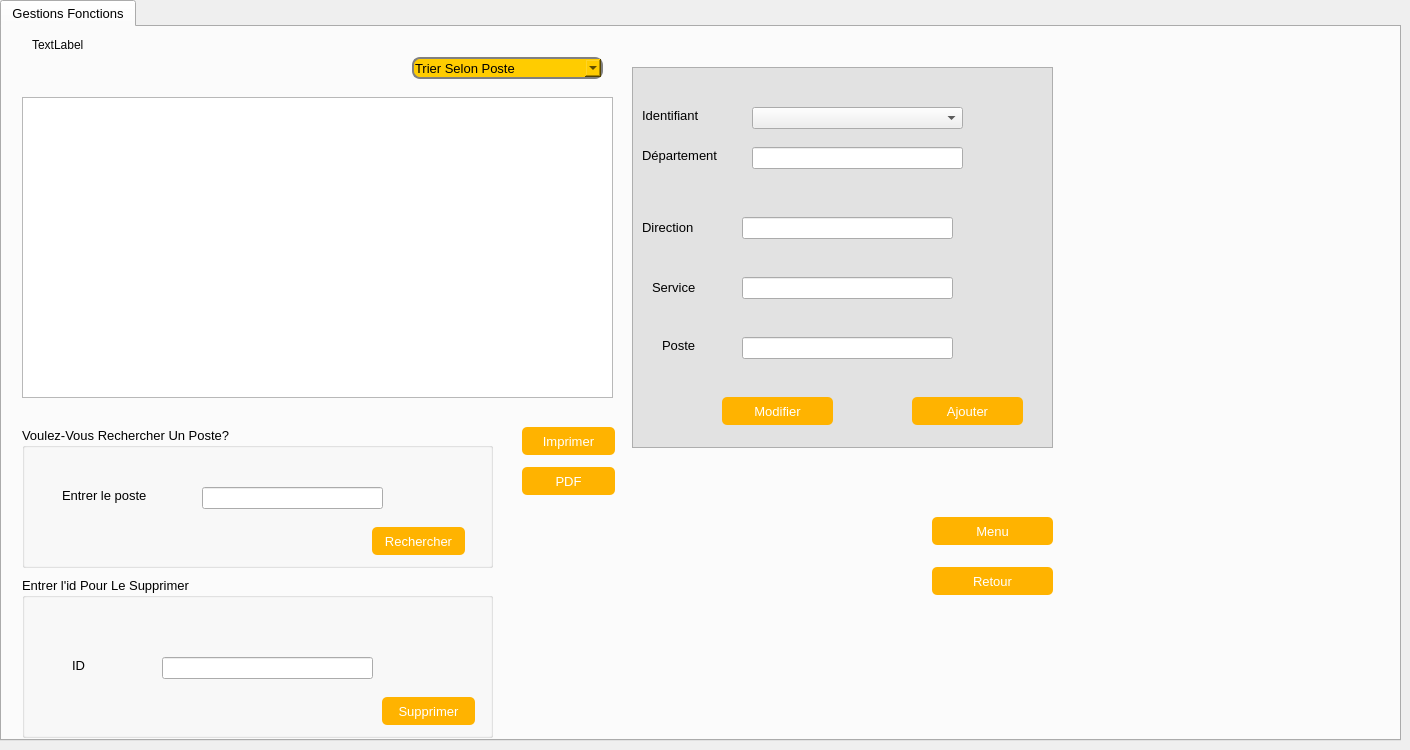
    <widget class="QWidget" name="page_4">
     <property name="font">
      <font>
       <pointsize>10</pointsize>
      </font>
     </property>
     <widget class="QTabWidget" name="tabWidget_4">
      <property name="geometry">
       <rect>
        <x>0</x>
        <y>0</y>
        <width>1401</width>
        <height>741</height>
       </rect>
      </property>
      <property name="font">
       <font>
        <pointsize>10</pointsize>
       </font>
      </property>
      <property name="styleSheet">
       <string notr="true">background-image:url(:/img/gris.jpg)</string>
      </property>
      <property name="currentIndex">
       <number>0</number>
      </property>
      <widget class="QWidget" name="widget">
       <attribute name="title">
        <string>Gestions Fonctions</string>
       </attribute>
       <widget class="QLineEdit" name="lineEdit_16">
        <property name="geometry">
         <rect>
          <x>750</x>
          <y>120</y>
          <width>211</width>
          <height>22</height>
         </rect>
        </property>
       </widget>
       <widget class="QLineEdit" name="lineEdit_17">
        <property name="geometry">
         <rect>
          <x>740</x>
          <y>190</y>
          <width>211</width>
          <height>22</height>
         </rect>
        </property>
       </widget>
       <widget class="QLineEdit" name="lineEdit_13">
        <property name="geometry">
         <rect>
          <x>740</x>
          <y>250</y>
          <width>211</width>
          <height>22</height>
         </rect>
        </property>
       </widget>
       <widget class="QLineEdit" name="lineEdit_18">
        <property name="geometry">
         <rect>
          <x>740</x>
          <y>310</y>
          <width>211</width>
          <height>22</height>
         </rect>
        </property>
       </widget>
       <widget class="QLabel" name="label_23">
        <property name="geometry">
         <rect>
          <x>640</x>
          <y>80</y>
          <width>81</width>
          <height>16</height>
         </rect>
        </property>
        <property name="font">
         <font>
          <pointsize>10</pointsize>
         </font>
        </property>
        <property name="text">
         <string>Identifiant</string>
        </property>
       </widget>
       <widget class="QLabel" name="label_22">
        <property name="geometry">
         <rect>
          <x>640</x>
          <y>120</y>
          <width>101</width>
          <height>16</height>
         </rect>
        </property>
        <property name="font">
         <font>
          <pointsize>10</pointsize>
         </font>
        </property>
        <property name="text">
         <string>Département</string>
        </property>
       </widget>
       <widget class="QLabel" name="label_26">
        <property name="geometry">
         <rect>
          <x>640</x>
          <y>190</y>
          <width>71</width>
          <height>20</height>
         </rect>
        </property>
        <property name="font">
         <font>
          <pointsize>10</pointsize>
         </font>
        </property>
        <property name="text">
         <string>Direction</string>
        </property>
       </widget>
       <widget class="QLabel" name="label_27">
        <property name="geometry">
         <rect>
          <x>650</x>
          <y>250</y>
          <width>61</width>
          <height>20</height>
         </rect>
        </property>
        <property name="font">
         <font>
          <pointsize>10</pointsize>
         </font>
        </property>
        <property name="text">
         <string>Service</string>
        </property>
       </widget>
       <widget class="QLabel" name="label_28">
        <property name="geometry">
         <rect>
          <x>660</x>
          <y>310</y>
          <width>41</width>
          <height>16</height>
         </rect>
        </property>
        <property name="font">
         <font>
          <pointsize>10</pointsize>
         </font>
        </property>
        <property name="text">
         <string>Poste</string>
        </property>
       </widget>
       <widget class="QPushButton" name="pushButton_5">
        <property name="geometry">
         <rect>
          <x>910</x>
          <y>370</y>
          <width>111</width>
          <height>28</height>
         </rect>
        </property>
        <property name="font">
         <font>
          <pointsize>10</pointsize>
          <underline>false</underline>
          <strikeout>false</strikeout>
         </font>
        </property>
        <property name="styleSheet">
         <string notr="true">QPushButton {
padding: 1px;
border-style: solid;
border: 2px solid gray;
border-radius: 8px;
background-color: rgb(170, 150, 123);
border:2px solid #000;
}
QPushButton {
     color: #fff !important;

text-decoration: none;
background: #ffb300;

border-radius: 5px;
display: inline-block;
border: none;
transition: all 0.4s ease 0s;
 }
 QPushButton:hover {
     background: #ffcc00;
	background-color: ;
letter-spacing: 1px;
-webkit-box-shadow: 0px 5px 40px -10px rgba(0,0,0,0.57);
-moz-box-shadow: 0px 5px 40px -10px rgba(0,0,0,0.57);
box-shadow: 5px 40px -10px rgba(0,0,0,0.57);
transition: all 0.4s ease 0s;
 }</string>
        </property>
        <property name="text">
         <string>Ajouter</string>
        </property>
       </widget>
       <widget class="QPushButton" name="pushButton_8">
        <property name="geometry">
         <rect>
          <x>720</x>
          <y>370</y>
          <width>111</width>
          <height>28</height>
         </rect>
        </property>
        <property name="font">
         <font>
          <pointsize>10</pointsize>
          <underline>false</underline>
          <strikeout>false</strikeout>
         </font>
        </property>
        <property name="styleSheet">
         <string notr="true">QPushButton {
padding: 1px;
border-style: solid;
border: 2px solid gray;
border-radius: 8px;
background-color: rgb(170, 150, 123);
border:2px solid #000;
}
QPushButton {
     color: #fff !important;

text-decoration: none;
background: #ffb300;

border-radius: 5px;
display: inline-block;
border: none;
transition: all 0.4s ease 0s;
 }
 QPushButton:hover {
     background: #ffcc00;
	background-color: ;
letter-spacing: 1px;
-webkit-box-shadow: 0px 5px 40px -10px rgba(0,0,0,0.57);
-moz-box-shadow: 0px 5px 40px -10px rgba(0,0,0,0.57);
box-shadow: 5px 40px -10px rgba(0,0,0,0.57);
transition: all 0.4s ease 0s;
 }</string>
        </property>
        <property name="text">
         <string>Modifier</string>
        </property>
       </widget>
       <widget class="QTableView" name="tableView">
        <property name="geometry">
         <rect>
          <x>20</x>
          <y>70</y>
          <width>591</width>
          <height>301</height>
         </rect>
        </property>
       </widget>
       <widget class="QComboBox" name="comboBox_2">
        <property name="geometry">
         <rect>
          <x>410</x>
          <y>30</y>
          <width>191</width>
          <height>22</height>
         </rect>
        </property>
        <property name="font">
         <font>
          <pointsize>10</pointsize>
         </font>
        </property>
        <property name="styleSheet">
         <string notr="true">
padding: 1px;
border-style: solid;
border: 2px solid gray;
border-radius: 8px;
background-color: #ffcc00;
border:2px solid #ff;
</string>
        </property>
        <item>
         <property name="text">
          <string>Trier Selon Poste</string>
         </property>
        </item>
       </widget>
       <widget class="QGroupBox" name="groupBox_8">
        <property name="geometry">
         <rect>
          <x>20</x>
          <y>400</y>
          <width>471</width>
          <height>141</height>
         </rect>
        </property>
        <property name="font">
         <font>
          <pointsize>10</pointsize>
         </font>
        </property>
        <property name="title">
         <string>Voulez-Vous Rechercher Un Poste?</string>
        </property>
        <widget class="QLabel" name="label_24">
         <property name="geometry">
          <rect>
           <x>40</x>
           <y>60</y>
           <width>111</width>
           <height>16</height>
          </rect>
         </property>
         <property name="font">
          <font>
           <pointsize>10</pointsize>
          </font>
         </property>
         <property name="text">
          <string>Entrer le poste</string>
         </property>
        </widget>
        <widget class="QLineEdit" name="lineEdit_19">
         <property name="geometry">
          <rect>
           <x>180</x>
           <y>60</y>
           <width>181</width>
           <height>22</height>
          </rect>
         </property>
        </widget>
        <widget class="QPushButton" name="pushButton_10">
         <property name="geometry">
          <rect>
           <x>350</x>
           <y>100</y>
           <width>93</width>
           <height>28</height>
          </rect>
         </property>
         <property name="font">
          <font>
           <pointsize>10</pointsize>
           <underline>false</underline>
           <strikeout>false</strikeout>
          </font>
         </property>
         <property name="styleSheet">
          <string notr="true">QPushButton {
padding: 1px;
border-style: solid;
border: 2px solid gray;
border-radius: 8px;
background-color: rgb(170, 150, 123);
border:2px solid #000;
}
QPushButton {
     color: #fff !important;

text-decoration: none;
background: #ffb300;

border-radius: 5px;
display: inline-block;
border: none;
transition: all 0.4s ease 0s;
 }
 QPushButton:hover {
     background: #ffcc00;
	background-color: ;
letter-spacing: 1px;
-webkit-box-shadow: 0px 5px 40px -10px rgba(0,0,0,0.57);
-moz-box-shadow: 0px 5px 40px -10px rgba(0,0,0,0.57);
box-shadow: 5px 40px -10px rgba(0,0,0,0.57);
transition: all 0.4s ease 0s;
 }</string>
         </property>
         <property name="text">
          <string>Rechercher</string>
         </property>
        </widget>
        <widget class="QLabel" name="label_68">
         <property name="geometry">
          <rect>
           <x>380</x>
           <y>60</y>
           <width>51</width>
           <height>31</height>
          </rect>
         </property>
         <property name="styleSheet">
          <string notr="true">image:url(:/img/find2.png)</string>
         </property>
         <property name="text">
          <string/>
         </property>
        </widget>
       </widget>
       <widget class="QPushButton" name="pushButton_7">
        <property name="geometry">
         <rect>
          <x>520</x>
          <y>400</y>
          <width>93</width>
          <height>28</height>
         </rect>
        </property>
        <property name="font">
         <font>
          <pointsize>10</pointsize>
          <underline>false</underline>
          <strikeout>false</strikeout>
         </font>
        </property>
        <property name="styleSheet">
         <string notr="true">QPushButton {
padding: 1px;
border-style: solid;
border: 2px solid gray;
border-radius: 8px;
background-color: rgb(170, 150, 123);
border:2px solid #000;
}
QPushButton {
     color: #fff !important;

text-decoration: none;
background: #ffb300;

border-radius: 5px;
display: inline-block;
border: none;
transition: all 0.4s ease 0s;
 }
 QPushButton:hover {
     background: #ffcc00;
	background-color: ;
letter-spacing: 1px;
-webkit-box-shadow: 0px 5px 40px -10px rgba(0,0,0,0.57);
-moz-box-shadow: 0px 5px 40px -10px rgba(0,0,0,0.57);
box-shadow: 5px 40px -10px rgba(0,0,0,0.57);
transition: all 0.4s ease 0s;
 }</string>
        </property>
        <property name="text">
         <string>Imprimer</string>
        </property>
       </widget>
       <widget class="QPushButton" name="pushButton_3">
        <property name="geometry">
         <rect>
          <x>520</x>
          <y>440</y>
          <width>93</width>
          <height>28</height>
         </rect>
        </property>
        <property name="font">
         <font>
          <pointsize>10</pointsize>
          <underline>false</underline>
          <strikeout>false</strikeout>
         </font>
        </property>
        <property name="styleSheet">
         <string notr="true">QPushButton {
padding: 1px;
border-style: solid;
border: 2px solid gray;
border-radius: 8px;
background-color: rgb(170, 150, 123);
border:2px solid #000;
}
QPushButton {
     color: #fff !important;

text-decoration: none;
background: #ffb300;

border-radius: 5px;
display: inline-block;
border: none;
transition: all 0.4s ease 0s;
 }
 QPushButton:hover {
     background: #ffcc00;
	background-color: ;
letter-spacing: 1px;
-webkit-box-shadow: 0px 5px 40px -10px rgba(0,0,0,0.57);
-moz-box-shadow: 0px 5px 40px -10px rgba(0,0,0,0.57);
box-shadow: 5px 40px -10px rgba(0,0,0,0.57);
transition: all 0.4s ease 0s;
 }</string>
        </property>
        <property name="text">
         <string>PDF</string>
        </property>
       </widget>
       <widget class="QGroupBox" name="groupBox_13">
        <property name="geometry">
         <rect>
          <x>20</x>
          <y>550</y>
          <width>471</width>
          <height>161</height>
         </rect>
        </property>
        <property name="font">
         <font>
          <pointsize>10</pointsize>
         </font>
        </property>
        <property name="title">
         <string>Entrer l'id Pour Le Supprimer</string>
        </property>
        <widget class="QLabel" name="label_49">
         <property name="geometry">
          <rect>
           <x>50</x>
           <y>80</y>
           <width>31</width>
           <height>16</height>
          </rect>
         </property>
         <property name="font">
          <font>
           <pointsize>10</pointsize>
          </font>
         </property>
         <property name="text">
          <string>ID</string>
         </property>
        </widget>
        <widget class="QLineEdit" name="lineEdit_14">
         <property name="geometry">
          <rect>
           <x>140</x>
           <y>80</y>
           <width>211</width>
           <height>22</height>
          </rect>
         </property>
        </widget>
        <widget class="QPushButton" name="pushButton_4">
         <property name="geometry">
          <rect>
           <x>360</x>
           <y>120</y>
           <width>93</width>
           <height>28</height>
          </rect>
         </property>
         <property name="font">
          <font>
           <pointsize>10</pointsize>
           <underline>false</underline>
           <strikeout>false</strikeout>
          </font>
         </property>
         <property name="styleSheet">
          <string notr="true">QPushButton {
padding: 1px;
border-style: solid;
border: 2px solid gray;
border-radius: 8px;
background-color: rgb(170, 150, 123);
border:2px solid #000;
}
QPushButton {
     color: #fff !important;

text-decoration: none;
background: #ffb300;

border-radius: 5px;
display: inline-block;
border: none;
transition: all 0.4s ease 0s;
 }
 QPushButton:hover {
     background: #ffcc00;
	background-color: ;
letter-spacing: 1px;
-webkit-box-shadow: 0px 5px 40px -10px rgba(0,0,0,0.57);
-moz-box-shadow: 0px 5px 40px -10px rgba(0,0,0,0.57);
box-shadow: 5px 40px -10px rgba(0,0,0,0.57);
transition: all 0.4s ease 0s;
 }</string>
         </property>
         <property name="text">
          <string>Supprimer</string>
         </property>
        </widget>
        <widget class="QLabel" name="label_69">
         <property name="geometry">
          <rect>
           <x>380</x>
           <y>70</y>
           <width>55</width>
           <height>31</height>
          </rect>
         </property>
         <property name="styleSheet">
          <string notr="true">image:url(:/img/delete2.png)</string>
         </property>
         <property name="text">
          <string/>
         </property>
        </widget>
       </widget>
       <widget class="QPushButton" name="pushButton_26">
        <property name="geometry">
         <rect>
          <x>930</x>
          <y>490</y>
          <width>121</width>
          <height>28</height>
         </rect>
        </property>
        <property name="font">
         <font>
          <pointsize>10</pointsize>
          <underline>false</underline>
          <strikeout>false</strikeout>
         </font>
        </property>
        <property name="styleSheet">
         <string notr="true">QPushButton {
padding: 1px;
border-style: solid;
border: 2px solid gray;
border-radius: 8px;
background-color: rgb(170, 150, 123);
border:2px solid #000;
}
QPushButton {
     color: #fff !important;

text-decoration: none;
background: #ffb300;

border-radius: 5px;
display: inline-block;
border: none;
transition: all 0.4s ease 0s;
 }
 QPushButton:hover {
     background: #ffcc00;
	background-color: ;
letter-spacing: 1px;
-webkit-box-shadow: 0px 5px 40px -10px rgba(0,0,0,0.57);
-moz-box-shadow: 0px 5px 40px -10px rgba(0,0,0,0.57);
box-shadow: 5px 40px -10px rgba(0,0,0,0.57);
transition: all 0.4s ease 0s;
 }</string>
        </property>
        <property name="text">
         <string>Menu</string>
        </property>
       </widget>
       <widget class="QPushButton" name="pushButton_27">
        <property name="geometry">
         <rect>
          <x>930</x>
          <y>540</y>
          <width>121</width>
          <height>28</height>
         </rect>
        </property>
        <property name="font">
         <font>
          <pointsize>10</pointsize>
          <underline>false</underline>
          <strikeout>false</strikeout>
         </font>
        </property>
        <property name="styleSheet">
         <string notr="true">QPushButton {
padding: 1px;
border-style: solid;
border: 2px solid gray;
border-radius: 8px;
background-color: rgb(170, 150, 123);
border:2px solid #000;
}
QPushButton {
     color: #fff !important;

text-decoration: none;
background: #ffb300;

border-radius: 5px;
display: inline-block;
border: none;
transition: all 0.4s ease 0s;
 }
 QPushButton:hover {
     background: #ffcc00;
	background-color: ;
letter-spacing: 1px;
-webkit-box-shadow: 0px 5px 40px -10px rgba(0,0,0,0.57);
-moz-box-shadow: 0px 5px 40px -10px rgba(0,0,0,0.57);
box-shadow: 5px 40px -10px rgba(0,0,0,0.57);
transition: all 0.4s ease 0s;
 }</string>
        </property>
        <property name="text">
         <string>Retour</string>
        </property>
       </widget>
       <widget class="QComboBox" name="comboBox">
        <property name="geometry">
         <rect>
          <x>750</x>
          <y>80</y>
          <width>211</width>
          <height>22</height>
         </rect>
        </property>
       </widget>
       <widget class="QLabel" name="clock3">
        <property name="geometry">
         <rect>
          <x>30</x>
          <y>10</y>
          <width>171</width>
          <height>16</height>
         </rect>
        </property>
        <property name="styleSheet">
         <string notr="true">font: 13pt &quot;MS Shell Dlg 2&quot;;
color:rgb(6, 6, 6)</string>
        </property>
        <property name="text">
         <string>TextLabel</string>
        </property>
       </widget>
       <widget class="QLabel" name="label_53">
        <property name="geometry">
         <rect>
          <x>740</x>
          <y>160</y>
          <width>211</width>
          <height>16</height>
         </rect>
        </property>
        <property name="styleSheet">
         <string notr="true">color:rgb(255, 28, 12)</string>
        </property>
        <property name="text">
         <string/>
        </property>
       </widget>
       <widget class="QLabel" name="label_54">
        <property name="geometry">
         <rect>
          <x>740</x>
          <y>220</y>
          <width>211</width>
          <height>16</height>
         </rect>
        </property>
        <property name="styleSheet">
         <string notr="true">color:rgb(255, 28, 12)</string>
        </property>
        <property name="text">
         <string/>
        </property>
       </widget>
       <widget class="QLabel" name="label_55">
        <property name="geometry">
         <rect>
          <x>740</x>
          <y>280</y>
          <width>211</width>
          <height>16</height>
         </rect>
        </property>
        <property name="styleSheet">
         <string notr="true">color:rgb(255, 28, 12)</string>
        </property>
        <property name="text">
         <string/>
        </property>
       </widget>
       <widget class="QLabel" name="label_56">
        <property name="geometry">
         <rect>
          <x>740</x>
          <y>340</y>
          <width>211</width>
          <height>16</height>
         </rect>
        </property>
        <property name="styleSheet">
         <string notr="true">color:rgb(255, 28, 12)</string>
        </property>
        <property name="text">
         <string/>
        </property>
       </widget>
       <widget class="QListWidget" name="listWidget_3">
        <property name="geometry">
         <rect>
          <x>630</x>
          <y>40</y>
          <width>421</width>
          <height>381</height>
         </rect>
        </property>
        <property name="styleSheet">
         <string notr="true">

background:#e2e2e2</string>
        </property>
       </widget>
       <widget class="QLabel" name="label_70">
        <property name="geometry">
         <rect>
          <x>650</x>
          <y>370</y>
          <width>55</width>
          <height>31</height>
         </rect>
        </property>
        <property name="styleSheet">
         <string notr="true">image:url(:/img/update2.png)</string>
        </property>
        <property name="text">
         <string/>
        </property>
       </widget>
       <widget class="QLabel" name="label_71">
        <property name="geometry">
         <rect>
          <x>870</x>
          <y>370</y>
          <width>31</width>
          <height>31</height>
         </rect>
        </property>
        <property name="styleSheet">
         <string notr="true">image:url(:/img/add2.png)</string>
        </property>
        <property name="text">
         <string/>
        </property>
       </widget>
       <widget class="QLabel" name="label_72">
        <property name="geometry">
         <rect>
          <x>880</x>
          <y>490</y>
          <width>41</width>
          <height>31</height>
         </rect>
        </property>
        <property name="styleSheet">
         <string notr="true">image:url(:/img/menu2.png)</string>
        </property>
        <property name="text">
         <string/>
        </property>
       </widget>
       <widget class="QLabel" name="label_73">
        <property name="geometry">
         <rect>
          <x>880</x>
          <y>540</y>
          <width>41</width>
          <height>41</height>
         </rect>
        </property>
        <property name="styleSheet">
         <string notr="true">image:url(:/img/return2.png)</string>
        </property>
        <property name="text">
         <string/>
        </property>
       </widget>
       <zorder>listWidget_3</zorder>
       <zorder>lineEdit_16</zorder>
       <zorder>lineEdit_17</zorder>
       <zorder>lineEdit_13</zorder>
       <zorder>lineEdit_18</zorder>
       <zorder>label_23</zorder>
       <zorder>label_22</zorder>
       <zorder>label_26</zorder>
       <zorder>label_27</zorder>
       <zorder>label_28</zorder>
       <zorder>pushButton_5</zorder>
       <zorder>pushButton_8</zorder>
       <zorder>tableView</zorder>
       <zorder>comboBox_2</zorder>
       <zorder>groupBox_8</zorder>
       <zorder>pushButton_7</zorder>
       <zorder>pushButton_3</zorder>
       <zorder>groupBox_13</zorder>
       <zorder>pushButton_26</zorder>
       <zorder>pushButton_27</zorder>
       <zorder>comboBox</zorder>
       <zorder>clock3</zorder>
       <zorder>label_53</zorder>
       <zorder>label_54</zorder>
       <zorder>label_55</zorder>
       <zorder>label_56</zorder>
       <zorder>label_70</zorder>
       <zorder>label_71</zorder>
       <zorder>label_72</zorder>
       <zorder>label_73</zorder>
      </widget>
     </widget>
    </widget>
